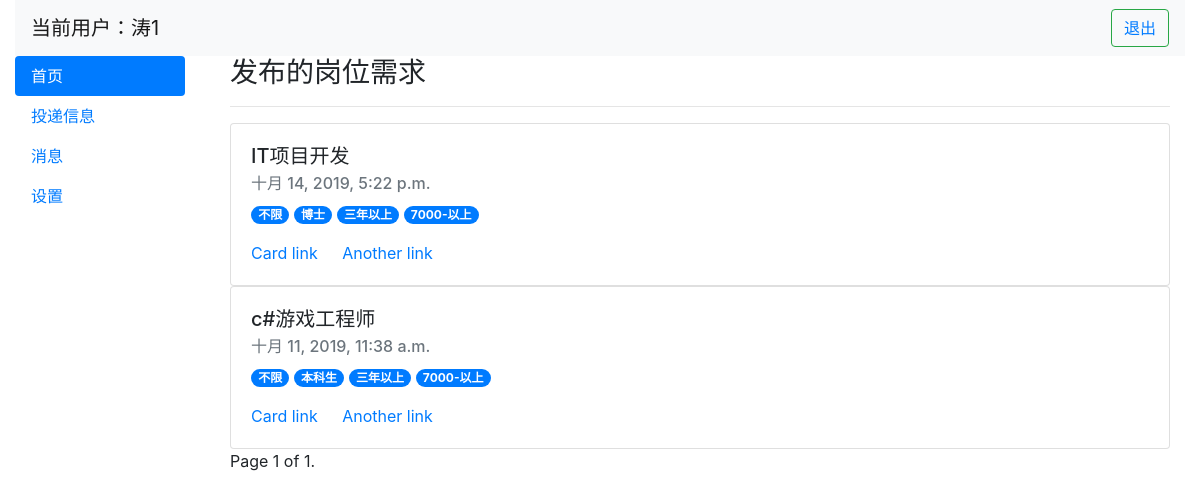
The page /sjk/useradmin (signed in) on the database its author committed.
### recruiting/models.py (models this page shows, shortened)
class Hr(models.Model):
    STATUS_NORMAL = 1
    STATUS_DELETE = 0
    STATUS_ITEMS = (
        (STATUS_NORMAL, '未登陆'),
        (STATUS_DELETE, '已登录'),
    )
    name = models.CharField(max_length=11)
    username = models.CharField(max_length=11)
    statue = models.PositiveIntegerField(default=1, choices=STATUS_ITEMS, verbose_name="状态")
    password = models.CharField(max_length=20)

class Detail(models.Model):
    STATUS_NORMAL = 1
    STATUS_DELETE = 0
    STATUS_ITEMS = (
        (STATUS_NORMAL, '未审核'),
        (STATUS_DELETE, '已审核'),
    )
    SALARY_ITEMS = [
        (0, "1000-3000"),
        (1, "3000-5000"),
        (2, "5000-7000"),
        (3, "7000-以上"),
    ]
    EDUCATION_ITEMS = [
        (0, "不限制"),
        (1, "本科生"),
        (2, "硕士"),
        (3, "博士"),
    ]
    EXPERIENCE_ITEM = [
        (0, "无经验"),
        (1, "一年以上"),
        (2, "两年以上"),
        (3, "三年以上"),
    ]
    post = models.CharField(max_length=20, verbose_name="岗位")
    company = models.CharField(max_length=55, verbose_name="公司", null=True)
    company_address = models.CharField(max_length=55, verbose_name="公司地址")
    salary = models.IntegerField(choices=SALARY_ITEMS, default=0, verbose_name="工资等级")
    education = models.IntegerField(choices=EDUCATION_ITEMS, default=0, verbose_name="学历")
    experience = models.IntegerField(choices=EXPERIENCE_ITEM, default=0, verbose_name="工作经验")
    pub_date = models.DateTimeField(auto_now_add=True, editable=False, verbose_name="创建时间")
    title = models.CharField(max_length=20, verbose_name="标题")
    statue = models.PositiveIntegerField(default=1, choices=STATUS_ITEMS, verbose_name="状态")
    hr = models.ForeignKey(Hr, on_delete=models.CASCADE, verbose_name="发布人")
    context = RichTextField()

### recruiting/views.py (the view)
# urls.py: path('useradmin', views.hradmin, name='useradmin'),
def hradmin(request):
    h = request.session.get('hr_id')
    h_info = Hr.objects.get(id=h)
    hinfo = Hr.objects.all().filter(id=h)
    detail_list = Detail.objects.all().filter(hr=h_info).order_by(Lower('pub_date').desc())
    record = Record.objects.all().filter(hr=h_info)
    print(record)
    applicant = Applicant.objects.all()
    print(applicant)
    paginator = Paginator(detail_list, 3)
    page = request.GET.get('page')
    details = paginator.get_page(page)
    context = {
        'applicant': applicant,
        'record': record,
        'hinfo': hinfo,
        'detail_list': detail_list,
        'detail': details,
    }
    return render(request, 'useradmin.html', context)

### recruiting/models.py (called while the page is built)
    def __str__(self):
        return self.name

### recruiting/templates/useradmin.html (shortened to what this page needs)
<!DOCTYPE html>
<html lang="en">
<head>
    <link rel="stylesheet" href="https://maxcdn.bootstrapcdn.com/bootstrap/4.0.0/css/bootstrap.min.css"
>
</head>
<body>
<div class="container-fluid">
    <nav class="navbar navbar-light bg-light">
        <a class="navbar-brand" href="#">
            {% for h in hinfo %}
            当前用户：{{ h.name }}
            {% endfor %}
        </a>
        <span> <button class="btn btn-outline-success my-2 my-sm-0" type="submit" style="margin-left: 20px"><a
                href="logout_hr">退出</a></button></span>
    </nav>
    <div class="row">
        <div class="col-2">
            <div class="nav flex-column nav-pills" id="v-pills-tab" role="tablist" aria-orientation="vertical">
                <a class="nav-link active" id="v-pills-home-tab" data-toggle="pill" href="#v-pills-home" role="tab"
                   aria-controls="v-pills-home" aria-selected="true">首页</a>
                <a class="nav-link" id="v-pills-profile-tab" data-toggle="pill" href="#v-pills-profile" role="tab"
                   aria-controls="v-pills-profile" aria-selected="false">投递信息</a>
                <a class="nav-link" id="v-pills-messages-tab" data-toggle="pill" href="#v-pills-messages" role="tab"
                   aria-controls="v-pills-messages" aria-selected="false">消息</a>
                <a class="nav-link" id="v-pills-settings-tab" data-toggle="pill" href="#v-pills-settings" role="tab"
                   aria-controls="v-pills-settings" aria-selected="false">设置</a>
            </div>
        </div>
        <div class="col-10">
            <div class="tab-content" id="v-pills-tabContent">
                <div class="tab-pane fade show active" id="v-pills-home" role="tabpanel"
                     aria-labelledby="v-pills-home-tab">
                    <div class="container">
                        <div><h3>发布的岗位需求</h3></div>
                        <hr>
                        {% for d in detail_list %}
                        <div class="card w-100" style="width: 18rem;">
                            <div class="card-body">
                                <h5 class="card-title">{{ d.post }}</h5>
                                <h6 class="card-subtitle mb-2 text-muted">{{ d.pub_date }}</h6>
                                <p><span class="badge badge-pill badge-primary">不限</span>
                                    <span class="badge badge-pill badge-primary">{{ d.get_education_display }}</span>
                                    <span class="badge badge-pill badge-primary">{{ d.get_experience_display}}</span>
                                    <span class="badge badge-pill badge-primary">{{ d.get_salary_display}}</span></p>
                                <a href="#" class="card-link">Card link</a>
                                <a href="#" class="card-link">Another link</a>
                            </div>
                        </div>
                        {% endfor %}
                        <span class="step-links">
        <span class="current">
            Page {{ detail.number }} of {{ detail.paginator.num_pages }}.
        </span>
                    </span>
                    </div>
                </div>
            </div>
        </div>
    </div>
</div>
</body>
</html>

### rows shown on the page
Hr: name "涛1"
Detail: post "IT项目开发", pub_date "十月 14, 2019, 5:22 p.m.", education "博士", experience "三年以上", salary "7000-以上"
Detail: post "c#游戏工程师", pub_date "十月 11, 2019, 11:38 a.m.", education "本科生", experience "三年以上", salary "7000-以上"

### other values the page prints
{{ detail.number }} "1"
{{ detail.paginator.num_pages }} "1"
